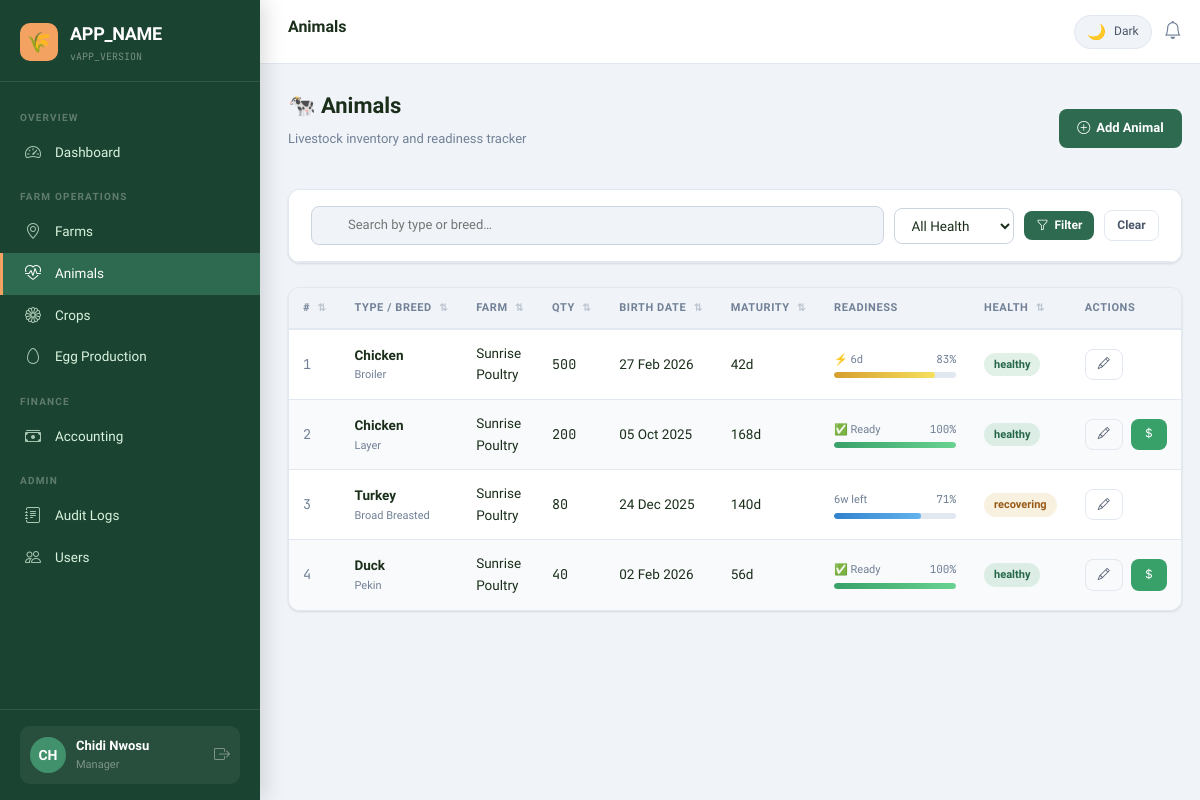
The page /modules/animals/index.php (signed in) on the database its author committed.
### tables this page shows
CREATE TABLE `animals` (
  `id`            INT UNSIGNED NOT NULL AUTO_INCREMENT,
  `farm_id`       INT UNSIGNED NOT NULL,
  `type`          VARCHAR(100) NOT NULL COMMENT 'e.g. Cattle, Goat, Chicken, Pig',
  `breed`         VARCHAR(100) DEFAULT NULL,
  `quantity`      INT UNSIGNED NOT NULL DEFAULT 1,
  `birth_date`    DATE NOT NULL,
  `maturity_days` SMALLINT UNSIGNED NOT NULL COMMENT 'Days from birth to market-ready',
  `health_status` ENUM('healthy','sick','recovering','quarantined','deceased') NOT NULL DEFAULT 'healthy',
  `sold`          TINYINT(1) NOT NULL DEFAULT 0,
  `sold_date`     DATE DEFAULT NULL,
  `price_sold`    DECIMAL(12,2) DEFAULT NULL,
  `notes`         TEXT DEFAULT NULL,
  `created_at`    TIMESTAMP NOT NULL DEFAULT CURRENT_TIMESTAMP,
  `updated_at`    TIMESTAMP NOT NULL DEFAULT CURRENT_TIMESTAMP ON UPDATE CURRENT_TIMESTAMP,
  PRIMARY KEY (`id`),
  INDEX `idx_animals_farm` (`farm_id`),
  INDEX `idx_animals_sold` (`sold`),
  INDEX `idx_animals_health` (`health_status`),
  CONSTRAINT `fk_animals_farm` FOREIGN KEY (`farm_id`) REFERENCES `farms` (`id`) ON DELETE CASCADE
);

CREATE TABLE `farms` (
  `id`         INT UNSIGNED NOT NULL AUTO_INCREMENT,
  `name`       VARCHAR(150) NOT NULL,
  `state`      VARCHAR(100) NOT NULL,
  `city`       VARCHAR(100) NOT NULL,
  `type`       ENUM('crop','livestock','mixed','poultry','aquaculture','orchard') NOT NULL DEFAULT 'mixed',
  `size`       DECIMAL(10,2) NOT NULL COMMENT 'Size in hectares',
  `created_at` TIMESTAMP NOT NULL DEFAULT CURRENT_TIMESTAMP,
  `updated_at` TIMESTAMP NOT NULL DEFAULT CURRENT_TIMESTAMP ON UPDATE CURRENT_TIMESTAMP,
  PRIMARY KEY (`id`),
  INDEX `idx_farms_state` (`state`),
  INDEX `idx_farms_type` (`type`)
);

### core/auth.php (called while the page is built, shortened)
<?php
class Auth {
    public static function role(): string {
        return $_SESSION['user_role'] ?? 'viewer';
    }
}

### core/rbac_logger_helpers.php (called while the page is built, shortened)
<?php
class RBAC {
    private static array $permissions = [
        'owner' => [
            'farms'    => ['view','create','edit','delete'],
            'animals'  => ['view','create','edit','delete','sell'],
            'crops'    => ['view','create','edit','delete','harvest'],
            'eggs'     => ['view','create','edit','delete'],
            'sales'    => ['view','create'],
            'logs'     => ['view'],
            'users'    => ['view','create','edit','delete'],
            'reports'  => ['view','export'],
        ],
        'manager' => [
            'farms'    => ['view'],
            'animals'  => ['view','create','edit','sell'],
            'crops'    => ['view','create','edit','harvest'],
            'eggs'     => ['view','create','edit'],
            'sales'    => ['view','create'],
            'logs'     => ['view'],
            'users'    => ['view'],
            'reports'  => ['view'],
        ],
        'viewer' => [
            'farms'    => ['view'],
            'animals'  => ['view'],
            'crops'    => ['view'],
            'eggs'     => ['view'],
            'sales'    => ['view'],
            'logs'     => ['view'],
            'users'    => [],
            'reports'  => ['view'],
        ],
    ];
    public static function can(string $module, string $action): bool {
        $role = Auth::role();
        return in_array($action, self::$permissions[$role][$module] ?? [], true);
    }
    public static function farmScope(): ?int {
        $role = Auth::role();
        return (int)($_SESSION['farm_id'] ?? 0);
    }
}
function days_left(string $startDate, int $maturityDays): int {
    $start    = new DateTime($startDate);
    $maturity = (clone $start)->modify("+{$maturityDays} days");
    $today    = new DateTime();
    return (int)$today->diff($maturity)->days * ($today < $maturity ? 1 : -1);
}
function readiness_class(int $daysLeft): string {
    if ($daysLeft <= 0)  return 'success';
    if ($daysLeft <= 14) return 'warning';
    return 'info';
}
function readiness_pct(string $startDate, int $maturityDays): int {
    $start   = new DateTime($startDate);
    $elapsed = (new DateTime())->diff($start)->days;
    return min(100, (int)round(($elapsed / $maturityDays) * 100));
}
function e(string $str): string {
    return htmlspecialchars($str, ENT_QUOTES, 'UTF-8');
}
function health_class(string $status): string {
    return match($status) {
        'healthy'     => 'success',
        'recovering'  => 'warning',
        'sick'        => 'danger',
        'quarantined' => 'secondary',
        'deceased'    => 'dark',
        default       => 'secondary',
    };
}

### core/db.php (called while the page is built, shortened)
<?php
class DB {
    private static ?PDO $instance = null;
    public static function getInstance(): PDO {
        if (self::$instance === null) {
            $dsn = sprintf(
                'mysql:host=%s;dbname=%s;charset=%s',
                DB_HOST, DB_NAME, DB_CHARSET
            );
            $options = [
                PDO::ATTR_ERRMODE            => PDO::ERRMODE_EXCEPTION,
                PDO::ATTR_DEFAULT_FETCH_MODE => PDO::FETCH_ASSOC,
                PDO::ATTR_EMULATE_PREPARES   => false,
            ];
            try {
                self::$instance = new PDO($dsn, DB_USER, DB_PASS, $options);
            } catch (PDOException $e) {
                error_log('DB Connection failed: ' . $e->getMessage());
                die(json_encode(['error' => 'Database connection failed. Please contact support.']));
            }
        }
        return self::$instance;
    }
    public static function query(string $sql, array $params = []): PDOStatement {
        $stmt = self::getInstance()->prepare($sql);
        $stmt->execute($params);
        return $stmt;
    }
    public static function rows(string $sql, array $params = []): array {
        return self::query($sql, $params)->fetchAll();
    }
}

### modules/animals/index.php (the view, shortened to what this page needs)
<?php
require_once __DIR__ . '/../../core/db.php';
require_once __DIR__ . '/../../core/auth.php';
require_once __DIR__ . '/../../core/rbac_logger_helpers.php';
$search       = $_GET['q'] ?? '';
$params = [];
$conditions = [];
if (RBAC::farmScope()) { $conditions[] = "a.farm_id = ?"; $params[] = RBAC::farmScope(); }
$sqlWhere = $conditions ? 'WHERE a.sold = 0 AND ' . implode(' AND ', $conditions) : 'WHERE a.sold = 0';
$animals = DB::rows("
    SELECT a.*, f.name AS farm_name
    FROM animals a
    JOIN farms f ON f.id = a.farm_id
    $sqlWhere
    ORDER BY a.created_at DESC
", $params);
include __DIR__ . '/../../templates/header.php';
?>
<div class="ff-page-header">
  <div>
    <h2 class="ff-page-title">🐄 Animals</h2>
    <p class="ff-page-subtitle">Livestock inventory and readiness tracker</p>
  </div>
  <?php if (RBAC::can('animals', 'create')): ?>
  <a href="create.php" class="ff-btn ff-btn-primary">
    <i class="bi bi-plus-circle"></i> Add Animal
  </a>
  <?php endif; ?>
</div>
<div class="ff-card mb-24">
  <form method="GET" class="ff-search-bar" style="gap:10px;flex-wrap:wrap;">
    <div class="ff-search-wrap" style="min-width:220px;">
      <input class="ff-search-input w-100" type="text" name="q" placeholder="Search by type or breed…" value="<?= e($search) ?>">
    </div>
    <select name="health" class="ff-form-control" style="width:auto;padding:8px 12px;">
      <option value="">All Health</option>
    </select>
    <button type="submit" class="ff-btn ff-btn-primary ff-btn-sm"><i class="bi bi-funnel"></i> Filter</button>
    <a href="index.php" class="ff-btn ff-btn-outline ff-btn-sm">Clear</a>
  </form>
</div>
<div class="ff-card">
  <div class="table-responsive">
    <table class="ff-table" id="animalsTable">
      <thead>
        <tr>
          <th data-sortable>#</th>
          <th data-sortable>Type / Breed</th>
          <th data-sortable>Farm</th>
          <th data-sortable>Qty</th>
          <th data-sortable>Birth Date</th>
          <th data-sortable>Maturity</th>
          <th>Readiness</th>
          <th data-sortable>Health</th>
          <th>Actions</th>
        </tr>
      </thead>
      <tbody>
        <?php foreach ($animals as $i => $a):
          $days = days_left($a['birth_date'], $a['maturity_days']);
          $pct  = readiness_pct($a['birth_date'], $a['maturity_days']);
          $cls  = readiness_class($days);
          $hcls = health_class($a['health_status']);
          if ($days <= 0) $readyLabel = '✅ Ready';
          elseif ($days <= 7) $readyLabel = "⚡ {$days}d";
          elseif ($days <= 14) $readyLabel = ceil($days/7) . "w left ⚠️";
          else $readyLabel = ceil($days/7) . "w left";
        ?>
        <tr>
          <td class="text-mono" style="color:var(--text-muted);"><?= $i + 1 ?></td>
          <td>
            <div style="font-weight:600;"><?= e($a['type']) ?></div>
            <div style="font-size:11px;color:var(--text-muted);"><?= $a['breed'] ? e($a['breed']) : '—' ?></div>
          </td>
          <td><?= e($a['farm_name']) ?></td>
          <td class="text-mono"><?= number_format($a['quantity']) ?></td>
          <td><?= date('d M Y', strtotime($a['birth_date'])) ?></td>
          <td><?= $a['maturity_days'] ?>d</td>
          <td style="min-width:150px;">
            <div class="ff-progress-wrap">
              <div class="ff-progress-label">
                <span><?= $readyLabel ?></span>
                <span class="text-mono"><?= $pct ?>%</span>
              </div>
              <div class="ff-progress">
                <div class="ff-progress-bar <?= $cls ?>" style="width:<?= $pct ?>%"></div>
              </div>
            </div>
          </td>
          <td><span class="ff-badge ff-badge-<?= $hcls ?>"><?= e($a['health_status']) ?></span></td>
          <td>
            <div class="d-flex gap-8">
              <?php if (RBAC::can('animals', 'edit')): ?>
              <a href="edit.php?id=<?= $a['id'] ?>" class="ff-btn ff-btn-outline ff-btn-sm" title="Edit"><i class="bi bi-pencil"></i></a>
              <?php endif; ?>
              <?php if (RBAC::can('animals', 'sell') && $days <= 0): ?>
              <a href="sell.php?id=<?= $a['id'] ?>" class="ff-btn ff-btn-success ff-btn-sm" title="Record Sale"><i class="bi bi-currency-dollar"></i></a>
              <?php endif; ?>
            </div>
          </td>
        </tr>
        <?php endforeach; ?>
      </tbody>
    </table>
  </div>
</div>
<?php include __DIR__ . '/../../templates/footer.php'; ?>

### rows shown on the page
animals: type "Chicken", breed "Broiler", farm.name "Sunrise Poultry", quantity "500", birth_date "27 Feb 2026", maturity_days "42", readyLabel "⚡ 6d", pct "83", health_status "healthy"
animals: type "Chicken", breed "Layer", farm.name "Sunrise Poultry", quantity "200", birth_date "05 Oct 2025", maturity_days "168", readyLabel "✅ Ready", pct "100", health_status "healthy"
animals: type "Turkey", breed "Broad Breasted", farm.name "Sunrise Poultry", quantity "80", birth_date "24 Dec 2025", maturity_days "140", readyLabel "6w left", pct "71", health_status "recovering"
animals: type "Duck", breed "Pekin", farm.name "Sunrise Poultry", quantity "40", birth_date "02 Feb 2026", maturity_days "56", readyLabel "✅ Ready", pct "100", health_status "healthy"

### other values the page prints
APP_NAME "APP_NAME"
APP_VERSION "APP_VERSION"
$initials "CH"
$user['name'] "Chidi Nwosu"
$user['role'] "Manager"
$pageTitle "Animals"
